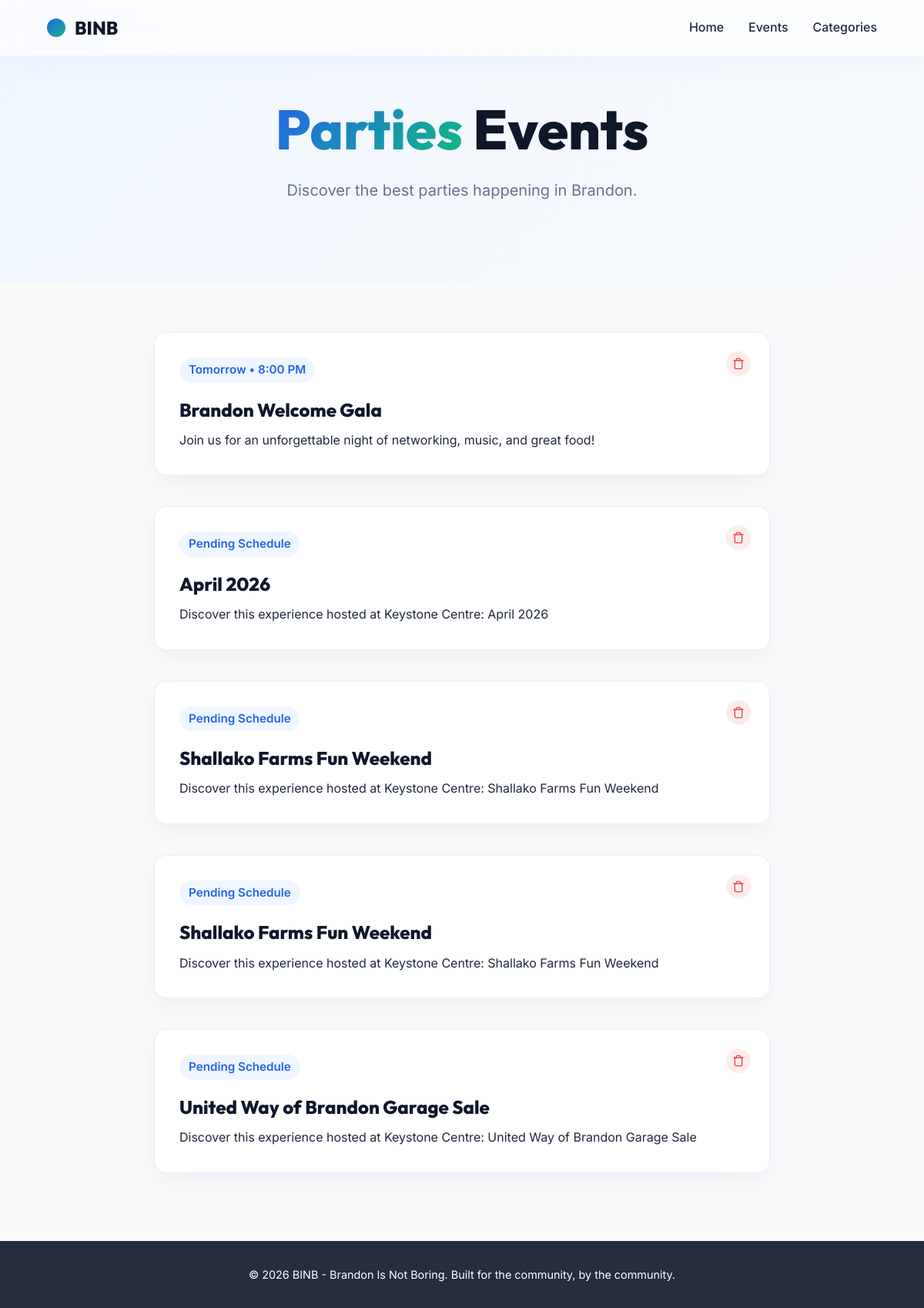
Page /category/parties on the earlier database version.
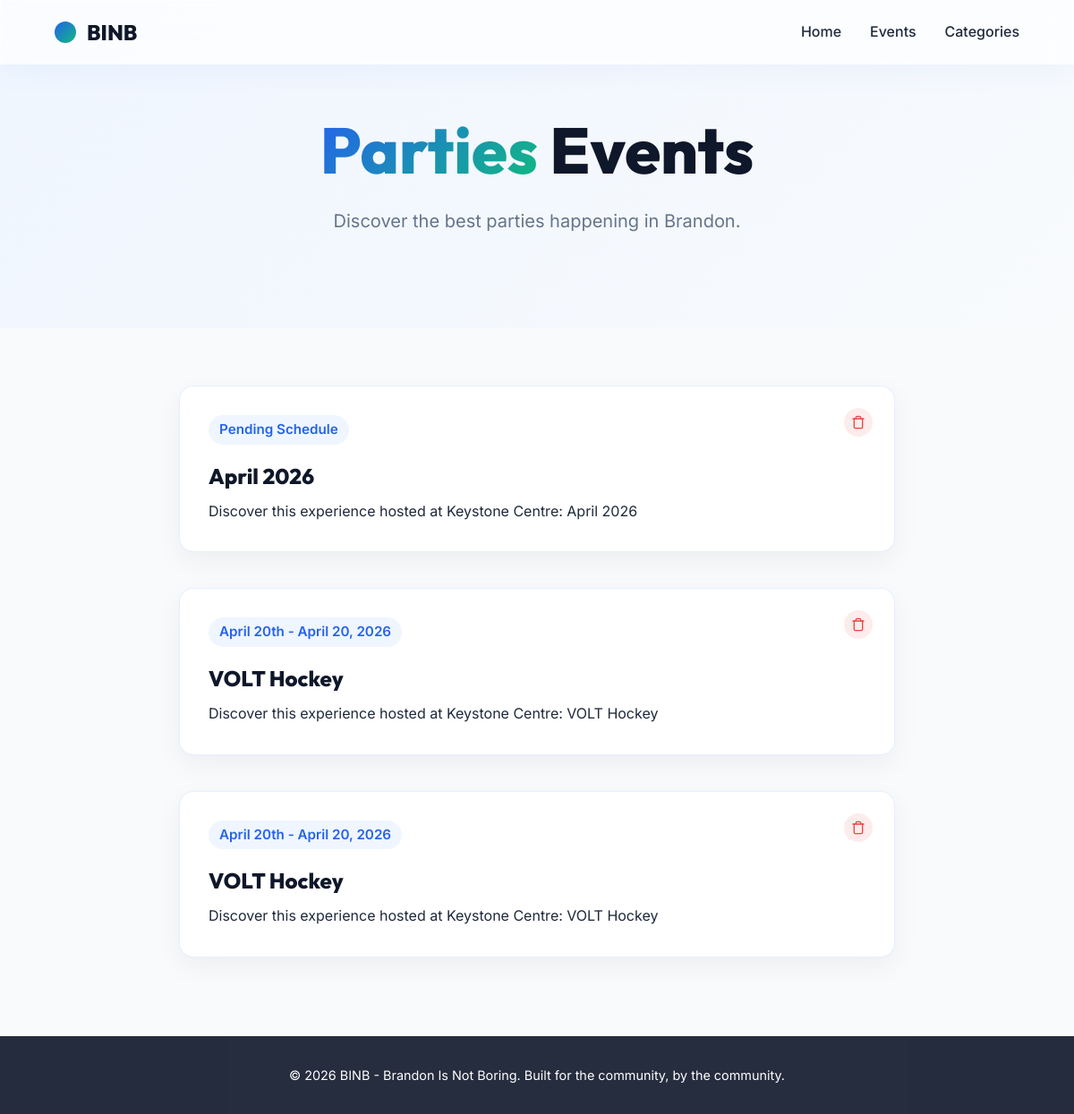
Same page on the later database version.
### tables this page shows
CREATE TABLE events (
            id INTEGER PRIMARY KEY AUTOINCREMENT,
            title TEXT NOT NULL,
            description TEXT NOT NULL,
            category TEXT NOT NULL,
            date_time TEXT NOT NULL
        );

### app.py (the view)
@app.route('/category/<string:category_name>')
def category(category_name):
    conn = get_db_connection()
    events = conn.execute('SELECT * FROM events WHERE category = ?', (category_name.lower(),)).fetchall()
    conn.close()
    return render_template('category.html', category_name=category_name.capitalize(), events=events)

### app.py (called while the page is built)
def get_db_connection():
    conn = sqlite3.connect('events.db')
    conn.row_factory = sqlite3.Row
    return conn

### templates/category.html (shortened to what this page needs)
<!DOCTYPE html>
<html lang="en">
<head>
    <link rel="stylesheet" href="{{ url_for('static', filename='css/style.css') }}">
</head>
<body>
    <nav class="navbar glass">
        <div class="logo">
            <span class="logo-mark"></span>
            <h1>BINB</h1>
        </div>
        <ul class="nav-links">
            <li><a href="/">Home</a></li>
            <li><a href="/#events">Events</a></li>
            <li><a href="/#categories">Categories</a></li>
        </ul>
    </nav>
    <header class="category-hero">
        <h1 class="hero-title"><span class="gradient-text">{{ category_name }}</span> Events</h1>
        <p class="hero-subtitle">Discover the best {{ category_name.lower() }} happening in Brandon.</p>
    </header>
    <section class="events-container">
        {% if events %}
            <div class="grid" style="grid-template-columns: 1fr; max-width: 800px; gap: 1rem;">
            {% for event in events %}
                <div class="event-card" id="event-{{ event.id }}">
                    <button class="delete-btn" onclick="deleteEvent({{ event.id }})" aria-label="Delete Event">
                    </button>
                    <div class="event-time">{{ event.date_time }}</div>
                    <h3>{{ event.title }}</h3>
                    <p>{{ event.description }}</p>
                </div>
            {% endfor %}
            </div>
        {% endif %}
    </section>
    <footer>
        <p>&copy; 2026 BINB - Brandon Is Not Boring. Built for the community, by the community.</p>
    </footer>
</body>
</html>

### static/css/style.css (style rules this page uses)
:root { --primary-blue: #2563EB; --dark-blue: #0F172A; --light-blue: #EFF6FF; --accent-green: #10B981; --light-green: #D1FAE5; --white: #FFFFFF; --off-white: #F8FAFC; --text-main: #1E293B; --text-muted: #64748B; --radius: 16px; --transition: 0.3s cubic-bezier(0.4, 0, 0.2, 1); }
* { margin: 0; padding: 0; box-sizing: border-box; }
body { font-family: 'Inter', sans-serif; color: var(--text-main); background-color: var(--off-white); line-height: 1.6; overflow-x: hidden; }
h1, h2, h3, .logo h1 { font-family: 'Outfit', sans-serif; font-weight: 800; }
.gradient-text { background: linear-gradient(135deg, var(--primary-blue), var(--accent-green)); -webkit-background-clip: text; -webkit-text-fill-color: transparent; display: inline-block; }
a { text-decoration: none; color: inherit; transition: var(--transition); }
.glass { background: rgba(255, 255, 255, 0.7); backdrop-filter: blur(12px); -webkit-backdrop-filter: blur(12px); border: 1px solid rgba(255, 255, 255, 0.5); box-shadow: 0 8px 32px rgba(37, 99, 235, 0.05); }
.navbar { display: flex; justify-content: space-between; align-items: center; padding: 1rem 5%; position: fixed; top: 0; left: 0; right: 0; z-index: 1000; }
.logo { display: flex; align-items: center; gap: 0.75rem; }
.logo-mark { width: 24px; height: 24px; background: linear-gradient(135deg, var(--primary-blue), var(--accent-green)); border-radius: 50%; }
.logo h1 { font-size: 1.5rem; color: var(--dark-blue); }
.nav-links { list-style: none; display: flex; align-items: center; gap: 2rem; font-weight: 500; }
.hero-title { font-size: 4.5rem; line-height: 1.1; color: var(--dark-blue); margin-bottom: 1.5rem; }
.hero-subtitle { font-size: 1.25rem; color: var(--text-muted); margin-bottom: 2.5rem; }
.grid { display: grid; grid-template-columns: repeat(auto-fit, minmax(240px, 1fr)); gap: 2rem; max-width: 1200px; margin: 0 auto; }
footer { text-align: center; padding: 2rem; background: var(--dark-blue); color: var(--white); font-size: 0.9rem; opacity: 0.9; }

### templates/category.html (style rules this page uses)
.category-hero { padding: 8rem 5% 4rem; text-align: center; background: linear-gradient(135deg, var(--light-blue), var(--off-white)); }
.events-container { padding: 4rem 5%; max-width: 1200px; margin: 0 auto; }
.event-card { background: var(--white); border-radius: var(--radius); padding: 2rem; margin-bottom: 1.5rem; box-shadow: 0 10px 30px rgba(0,0,0,0.05); border: 1px solid rgba(37, 99, 235, 0.1); transition: var(--transition); display: block; position: relative; }
.delete-btn { position: absolute; top: 1.5rem; right: 1.5rem; background: rgba(239, 68, 68, 0.1); border: none; color: #ef4444; width: 32px; height: 32px; border-radius: 50%; display: flex; align-items: center; justify-content: center; cursor: pointer; transition: var(--transition); }
.event-card h3 { font-size: 1.5rem; color: var(--dark-blue); margin-bottom: 0.5rem; }
.event-time { font-weight: 600; color: var(--primary-blue); margin-bottom: 1rem; font-size: 0.95rem; display: inline-block; background: var(--light-blue); padding: 0.25rem 0.75rem; border-radius: 99px; }

Differences in the rows shown:
removed events: date_time "Tomorrow • 8:00 PM", title "Brandon Welcome Gala", description "Join us for an unforgettable night of networking, music, and great food!"
removed events: date_time "Pending Schedule", title "Shallako Farms Fun Weekend", description "Discover this experience hosted at Keystone Centre: Shallako Farms Fun Weekend"
removed events: date_time "Pending Schedule", title "Shallako Farms Fun Weekend", description "Discover this experience hosted at Keystone Centre: Shallako Farms Fun Weekend"
removed events: date_time "Pending Schedule", title "United Way of Brandon Garage Sale", description "Discover this experience hosted at Keystone Centre: United Way of Brandon Garage Sale"
added events: date_time "April 20th - April 20, 2026", title "VOLT Hockey", description "Discover this experience hosted at Keystone Centre: VOLT Hockey"
added events: date_time "April 20th - April 20, 2026", title "VOLT Hockey", description "Discover this experience hosted at Keystone Centre: VOLT Hockey"
